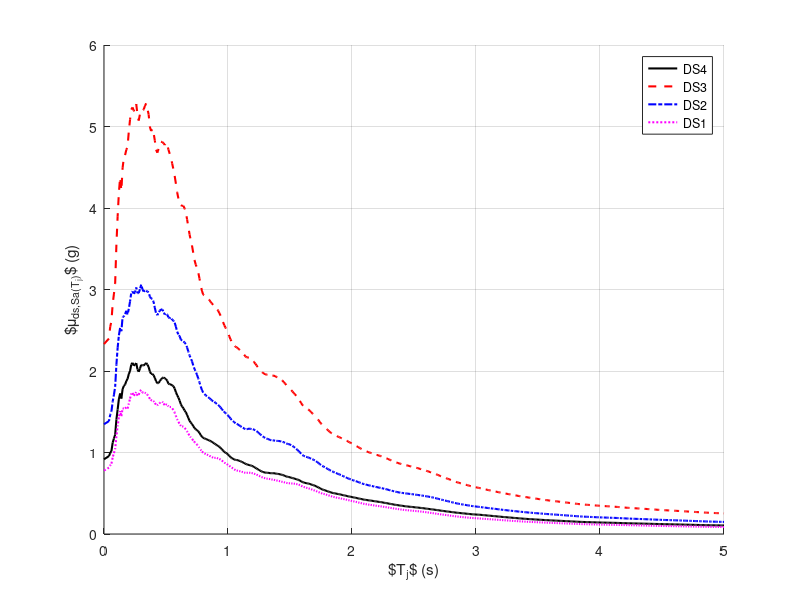

MATLAB code to generate this figure: (Note: this script raises an error after producing the figure.)

%%%%%%%%%%%%%%%%%%%%%%%%%%%%%%%%%%%%%%%%%%%%%%%%%%%%%%%%%%%%%%%%%
%%%%%%%%%%%%%%%%%%%%%%%%%%%%%%%%%%%%%%%%%%%%%%%%%%%%%%%%%%%%%%%%%
%%% Use script scriptForFragilityDataGen_v3 to generate the   %%%
%%% DATA_fragility_ALL.mat for all intensity measures, Sa(Tj) %%%
%%%%%%%%%%%%%%%%%%%%%%%%%%%%%%%%%%%%%%%%%%%%%%%%%%%%%%%%%%%%%%%%%
%%%%%%%%%%%%%%%%%%%%%%%%%%%%%%%%%%%%%%%%%%%%%%%%%%%%%%%%%%%%%%%%%

close all; clear; tic; 
baseFolder = pwd;
%% Start of input
% dsToPlotFragParam = {'CP', 'LS', 'IO'};%, 'DynInst'};
dsToPlotFragParam = {'DS4', 'DS3_normalizedByThetaCap', 'DS2a_0p50_normalizedByThetaCap', 'DS1'};%, 'DynInst'};
dsLegForPlot = {'DS4', 'DS3', 'DS2', 'DS1'};
dsToPlotBound = {'DS4'}; %, 'LS', 'IO', 'DynInst'}; % one damage state at a time here. 
BldgIdAndZoneLIST = { '2433v02', 'V'; };
% {
%     '2211v03',	'IV';  	'2213v04',	'IV';  	'2215v03',	'IV'; % 2, 4, 7-story zone-IV
%     '2219v03',  'V';    '2221v06',   'V';   '2223v03',   'V';}; % 2, 4, 7-story zone-V

cd DATA_files
load('DATA_fragility_Dayala_2433v02');
cd ..
bldgIdLIST = {};

doPlotFragMedian = 1; % plot variation in median fragility parameter with the period of vibration
doPlotFragDispers = 1; % plot variation in dispersion fragility parameter with the period of vibration
doPlotFragBound = 1; % plot the bounds of fragility with the period of vibration

% reviewer-1 comment no. 8 for MultPerf paper in EESD, adding a vertical line for T1 in IM-efficiency figures
doPlotT1LinesInFragDisp = 1; 
T1LIST = [1.84]';
% T1LIST = [1.06, 1.72, 2.55, 0.96, 1.55, 2.39]';

saveMedianDispersionBound = [1 1 1]; 
figDir = 'FIGURES_revB_C\IM_efficiency_figures_NewDS_Dayala_revC_R1';

% for plotting fragility params with bound
UBPercentile = 0.84; LBPercentile = 1 - UBPercentile ;
UBEps = norminv(UBPercentile); LBEps = norminv(LBPercentile);

nDs = size(dsToPlotFragParam, 2)'; % number of damage states
% end of input

%% program begins
for i = 1:size(BldgIdAndZoneLIST, 1) % for each building
    bldgIdCurr = BldgIdAndZoneLIST{i, 1};
    bldgIdLIST = [bldgIdLIST; bldgIdCurr];
    % variable name for storing building ID, this cannot begin with a numeral
    bldgIdVar = ['ID' bldgIdCurr];
    
    muCtrlAllDs = fragAllData.(bldgIdVar).muCtrl;
    betaRTRCtrlAllDs = fragAllData.(bldgIdVar).betaRTRCtrl;
    timePLIST = fragAllData.(bldgIdVar).timeP;
    ds = fragAllData.(bldgIdVar).ds;
    
%% take a subset of the data depending on the damage state of interest
    for j = 1:nDs
       currDs = dsToPlotFragParam{1, j}; 
       dsMatchID = strcmp(ds, currDs);
       muCtrl(:, j) = muCtrlAllDs(:, dsMatchID);
       betaRTRCtrl(:, j) = betaRTRCtrlAllDs(:, dsMatchID);
    end

% for j = 1:size(dsToPlotFragParam, 2)
%         currDs = dsToPlotFragParam{1, j};
%         dsMatchID = strcmp(ds, currDs);
%         muCtrl(:, j) = muCtrlAllDs(:, dsMatchID);
%         betaRTRCtrl(:, j) = betaRTRCtrlAllDs(:, dsMatchID);
%     end
    
%% create a subset of betaRTR that we maybe interested in, for optimizing betaRTR 
    betaRTRCtrlSub = betaRTRCtrl(timePLIST <= 5.0, :);
    [M, I] = min(betaRTRCtrlSub);
    
    betaRTRCtrlMin(i, :) = M; % dispersion in the fragility for efficient intensity measure 
    for j = 1:nDs
    muCtrlEff(i, j) = muCtrl(I(j),j)'; % median fragility for efficient intensity measure 
    end
    timePEff(i, :) = timePLIST(I)'; % optimal period corresponding to efficient intensity measure
    
%     set(groot,'defaultAxesColorOrder', [0 0 0; 1 0 0; 0 0 1; 1 0 1]); % order of graphs changed to 'k', 'r', 'b'
    lineStyleList = {'k-', 'r--', 'b-.', 'm:'};
%% everything below is basically just for plotting
    if doPlotFragMedian == 1
        figure(i); hold on; grid on
        for k = 1:size(dsToPlotFragParam, 2)
            plot(timePLIST, muCtrl(:, k), lineStyleList{1, k}, 'LineWidth', 1.5); hold on; grid on;
        end
        legend(dsLegForPlot);
        xlabel('$T_j$ (s)');
        ylabel('$\mu_{ds,Sa(T_j)}$ (g)');
        sks_figureFormat('powerpoint')
        if saveMedianDispersionBound(1) == 1
            cd(figDir)
            exportName = sprintf('F7%s_IMefficiency_muSaTi_%i_%s_v1', 96+i, i, bldgIdCurr);
            sks_figureExport(exportName)
            cd(baseFolder)
        end
    end

    if doPlotFragDispers == 1
        figure(100+i); 
         idx = timePLIST <= 3.0;
        for k = 1:size(dsToPlotFragParam, 2)
            plot(timePLIST(idx), betaRTRCtrl(idx, k), lineStyleList{1, k}, 'LineWidth', 2); hold on; grid on;
        end
        hleg = legend(dsLegForPlot);   
        ylim([0.1 0.9]);
        xlabel('$T_j $ (s)', 'Interpreter', 'latex'); 
        ylabel('$\beta_{RTR,ds,Sa(T_j)}$', 'Interpreter', 'latex');
        if doPlotT1LinesInFragDisp == 1
            plot(T1LIST(i)*[1, 1], [0.1 0.899], 'r-', 'LineWidth', 1.25, 'HandleVisibility','off');
        end
        sks_figureFormat('powerpoint')
        if saveMedianDispersionBound(2) == 1
            cd(figDir)
            exportName = sprintf('F7%s_IMefficiency_betaRTRSaTi_%i_%s_v1', 96+i, i, bldgIdCurr);
            sks_figureExport(exportName)
            cd(baseFolder)            
        end


        % COV for log-normal distribution is defined as sqrt(exp(\sig_ln^2-1)) 
        % which is monotonically increasing with \sig_ln. In other words, 
        % comparison of \sig_ln directly is as good as comparing COV. 
%         figure(200+i); plot(timePLIST, betaRTRCtrl./muCtrl); hold on;
%         hleg = legend('CP', 'LS', 'IO', 'DynInst');
%         hx = xlabel('Period, T1 (s)'); hy = ylabel('COV_{SaT1}');
%         psb_FigureFormatScript_forReport
    end
    
    if doPlotFragBound == 0
        dsID = strcmp(ds, dsToPlotBound);
        muCtrlDs = muCtrlAllDs(:, dsID); % muCtrl corresponding to dsToPlot
        betaRTRCtrlDs = betaRTRCtrlAllDs(:, dsID); % betaRTRCtrl corresponding to dsToPlot

        IM_UB = muCtrlDs .* exp(betaRTRCtrlDs*UBEps); % intensity measure value with upper bound
        IM_LB = muCtrlDs .* exp(betaRTRCtrlDs*LBEps); % intensity measure value with lower bound
        figure(300+i); 
        shade(timePLIST, IM_UB, timePLIST, IM_LB,'FillType', [1 2;2 1]); hold on; grid on;
        h(1) = plot(timePLIST, muCtrlDs, 'k-'); 
        h(2) = plot(timePLIST, IM_UB, 'k--');
        h(3) = plot(timePLIST, IM_LB, 'k--');
        hleg = legend([h(1), h(2)], 'Median', '\pm 1 \sigma');
        hx = xlabel('Period, Ti (s)'); hy = ylabel('\mu_{SaTi} (g)');
        title(['Damage State = ', dsToPlotBound{1}]);
        psb_FigureFormatScript_forReport
        if saveMedianDispersionBound(3) == 1
            cd(figDir)
            exportName = sprintf('F7%s_IMefficiency_muSaTi%s_%i_%s_v1', 96+i, dsToPlotBound{1, 1}, i, bldgIdCurr);
            savefig(exportName); % .fig file for Matlab
            print('-depsc', exportName); % .eps file for Linux (LaTeX)
            print('-dmeta', exportName); % .emf file for Windows (MSWORD)
            print('-dpng', exportName); % .png file for small sized files
            print('-djpeg', exportName); % .jpeg file for small sized files
            print('-djpeg', [exportName '_r300'], '-r300');
            cd(baseFolder)            
        end
    end

end
Togm = prod(timePEff, 2).^(1/size(timePEff,2)); 
T = table(string(bldgIdLIST), timePEff, muCtrlEff, betaRTRCtrlMin, Togm);
disp(T); 
    
cd(baseFolder)
toc
 %% fragility is added on 12-Apr-2026 %%%%%%%%%%%%%%%%%%%%%%%%%%%%%%%%%%%%%%

 sks_fragilityCurvesBasedOnMIDRDamageStates(muCtrlEff, betaRTRCtrlMin, dsLegForPlot)
